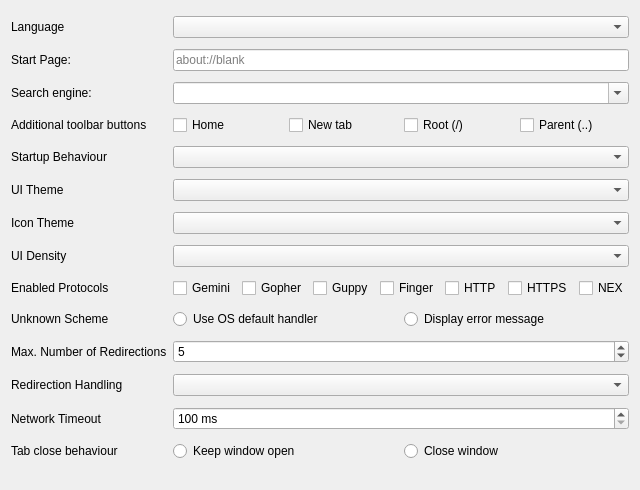
         <widget class="QWidget" name="scrollAreaWidgetContents_2">
          <property name="geometry">
           <rect>
            <x>0</x>
            <y>0</y>
            <width>585</width>
            <height>490</height>
           </rect>
          </property>
          <layout class="QGridLayout" name="gridLayout">
           <item row="0" column="0">
            <widget class="QLabel" name="label_44">
             <property name="text">
              <string>Language</string>
             </property>
            </widget>
           </item>
           <item row="0" column="1">
            <widget class="QComboBox" name="selected_language"/>
           </item>
           <item row="1" column="0">
            <widget class="QLabel" name="label_14">
             <property name="text">
              <string>Start Page:</string>
             </property>
            </widget>
           </item>
           <item row="1" column="1">
            <widget class="QLineEdit" name="start_page">
             <property name="placeholderText">
              <string>about://blank</string>
             </property>
            </widget>
           </item>
           <item row="2" column="0">
            <widget class="QLabel" name="label_40">
             <property name="text">
              <string>Search engine:</string>
             </property>
            </widget>
           </item>
           <item row="2" column="1">
            <widget class="QComboBox" name="search_engine">
             <property name="editable">
              <bool>true</bool>
             </property>
            </widget>
           </item>
           <item row="3" column="0">
            <widget class="QLabel" name="label_29">
             <property name="text">
              <string>Additional toolbar buttons</string>
             </property>
            </widget>
           </item>
           <item row="3" column="1">
            <layout class="QHBoxLayout" name="horizontalLayout_99">
             <item>
              <widget class="QCheckBox" name="enable_home_btn">
               <property name="text">
                <string>Home</string>
               </property>
              </widget>
             </item>
             <item>
              <widget class="QCheckBox" name="enable_newtab_btn">
               <property name="text">
                <string>New tab</string>
               </property>
              </widget>
             </item>
             <item>
              <widget class="QCheckBox" name="enable_root_btn">
               <property name="text">
                <string>Root (/)</string>
               </property>
              </widget>
             </item>
             <item>
              <widget class="QCheckBox" name="enable_parent_btn">
               <property name="text">
                <string>Parent (..)</string>
               </property>
              </widget>
             </item>
            </layout>
           </item>
           <item row="4" column="0">
            <widget class="QLabel" name="label_19">
             <property name="text">
              <string>Startup Behaviour</string>
             </property>
            </widget>
           </item>
           <item row="4" column="1">
            <widget class="QComboBox" name="session_restore_behaviour"/>
           </item>
           <item row="5" column="0">
            <widget class="QLabel" name="label_15">
             <property name="text">
              <string>UI Theme</string>
             </property>
            </widget>
           </item>
           <item row="5" column="1">
            <widget class="QComboBox" name="ui_theme"/>
           </item>
           <item row="6" column="0">
            <widget class="QLabel" name="label_34">
             <property name="text">
              <string>Icon Theme</string>
             </property>
            </widget>
           </item>
           <item row="6" column="1">
            <widget class="QComboBox" name="icon_theme"/>
           </item>
           <item row="7" column="0">
            <widget class="QLabel" name="label_1">
             <property name="text">
              <string>UI Density</string>
             </property>
            </widget>
           </item>
           <item row="7" column="1">
            <widget class="QComboBox" name="ui_density"/>
           </item>
           <item row="8" column="0">
            <widget class="QLabel" name="label_16">
             <property name="text">
              <string>Enabled Protocols</string>
             </property>
            </widget>
           </item>
           <item row="8" column="1">
            <layout class="QHBoxLayout" name="horizontalLayout">
             <item>
              <widget class="QCheckBox" name="enable_gemini">
               <property name="text">
                <string>Gemini</string>
               </property>
              </widget>
             </item>
             <item>
              <widget class="QCheckBox" name="enable_gopher">
               <property name="enabled">
                <bool>true</bool>
               </property>
               <property name="text">
                <string>Gopher</string>
               </property>
              </widget>
             </item>
             <item>
              <widget class="QCheckBox" name="enable_guppy">
               <property name="enabled">
                <bool>true</bool>
               </property>
               <property name="text">
                <string>Guppy</string>
               </property>
              </widget>
             </item>
             <item>
              <widget class="QCheckBox" name="enable_finger">
               <property name="enabled">
                <bool>true</bool>
               </property>
               <property name="text">
                <string>Finger</string>
               </property>
              </widget>
             </item>
             <item>
              <widget class="QCheckBox" name="enable_http">
               <property name="text">
                <string>HTTP</string>
               </property>
              </widget>
             </item>
             <item>
              <widget class="QCheckBox" name="enable_https">
               <property name="text">
                <string>HTTPS</string>
               </property>
              </widget>
             </item>
             <item>
              <widget class="QCheckBox" name="enable_nex">
               <property name="text">
                <string>NEX</string>
               </property>
              </widget>
             </item>
            </layout>
           </item>
           <item row="9" column="0">
            <widget class="QLabel" name="label_22">
             <property name="text">
              <string>Unknown Scheme</string>
             </property>
            </widget>
           </item>
           <item row="9" column="1">
            <layout class="QHBoxLayout" name="horizontalLayout_7">
             <item>
              <widget class="QRadioButton" name="scheme_os_default">
               <property name="text">
                <string>Use OS default handler</string>
               </property>
               <attribute name="buttonGroup">
                <string notr="true">buttonGroup</string>
               </attribute>
              </widget>
             </item>
             <item>
              <widget class="QRadioButton" name="scheme_error">
               <property name="text">
                <string>Display error message</string>
               </property>
               <attribute name="buttonGroup">
                <string notr="true">buttonGroup</string>
               </attribute>
              </widget>
             </item>
            </layout>
           </item>
           <item row="10" column="0">
            <widget class="QLabel" name="label_26">
             <property name="text">
              <string>Max. Number of Redirections</string>
             </property>
            </widget>
           </item>
           <item row="10" column="1">
            <widget class="QSpinBox" name="max_redirects">
             <property name="value">
              <number>5</number>
             </property>
            </widget>
           </item>
           <item row="11" column="0">
            <widget class="QLabel" name="label_27">
             <property name="text">
              <string>Redirection Handling</string>
             </property>
            </widget>
           </item>
           <item row="11" column="1">
            <widget class="QComboBox" name="redirection_mode"/>
           </item>
           <item row="12" column="0">
            <widget class="QLabel" name="label_28">
             <property name="text">
              <string>Network Timeout</string>
             </property>
            </widget>
           </item>
           <item row="12" column="1">
            <widget class="QSpinBox" name="network_timeout">
             <property name="suffix">
              <string> ms</string>
             </property>
             <property name="minimum">
              <number>100</number>
             </property>
             <property name="maximum">
              <number>90000</number>
             </property>
            </widget>
           </item>
           <item row="13" column="0">
            <widget class="QLabel" name="label_45">
             <property name="text">
              <string>Tab close behaviour</string>
             </property>
            </widget>
           </item>
           <item row="13" column="1">
            <layout class="QHBoxLayout" name="horizontalLayout_12">
             <item>
              <widget class="QRadioButton" name="tab_keep_window">
               <property name="text">
                <string>Keep window open</string>
               </property>
               <attribute name="buttonGroup">
                <string notr="true">buttonGroup_10</string>
               </attribute>
              </widget>
             </item>
             <item>
              <widget class="QRadioButton" name="tab_close_window">
               <property name="text">
                <string>Close window</string>
               </property>
               <attribute name="buttonGroup">
                <string notr="true">buttonGroup_10</string>
               </attribute>
              </widget>
             </item>
            </layout>
           </item>
          </layout>
         </widget>
